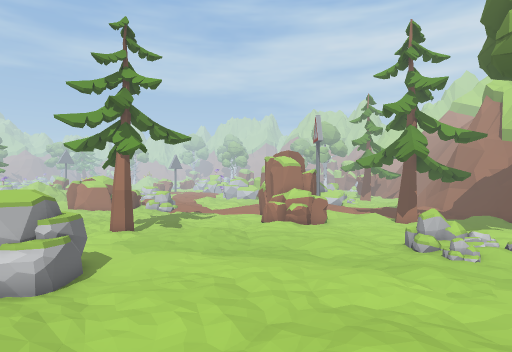
view 1 (above)

24 first-person views from a walk through a Unity game level. The camera is 1.5 m above the floor, looks level and sees 75° across. The floor is counted in squares, 2 m on a side. Each view is taken from the middle of a square. On the plan, view 1 faces up. The plan holds only what a view shows up to about 11 squares ahead; the rest is blank. The place goes on beyond the plan. Some animated figures are left out.

view 2
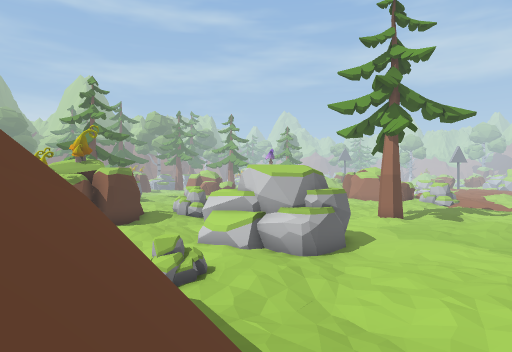

view 3
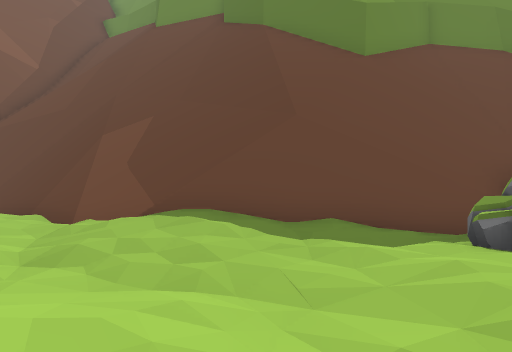

view 4
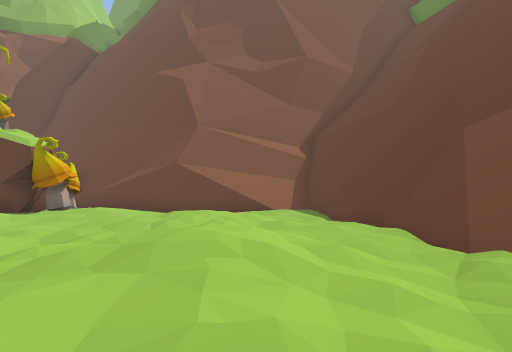

view 5
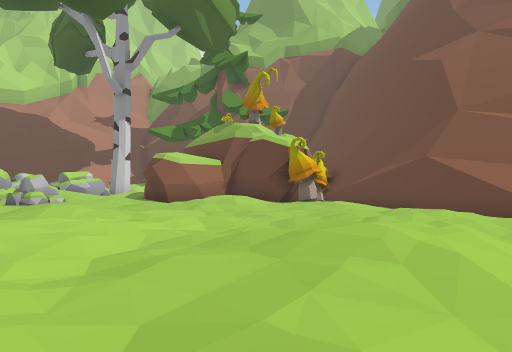

view 6
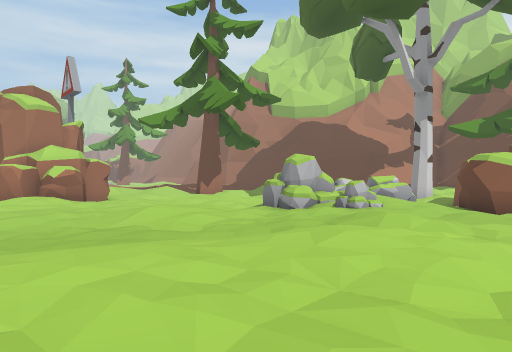

view 7
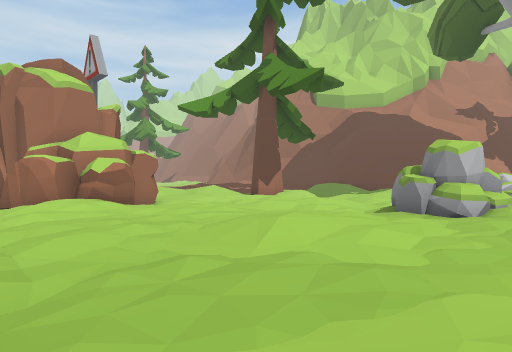

view 8
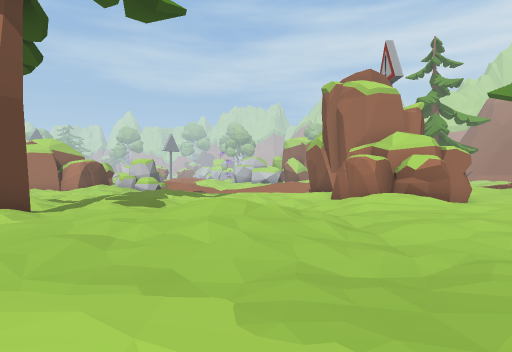

view 9
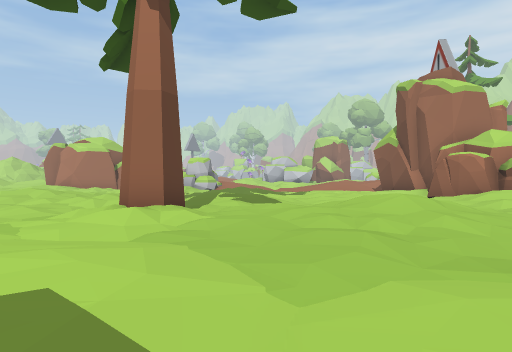

view 10
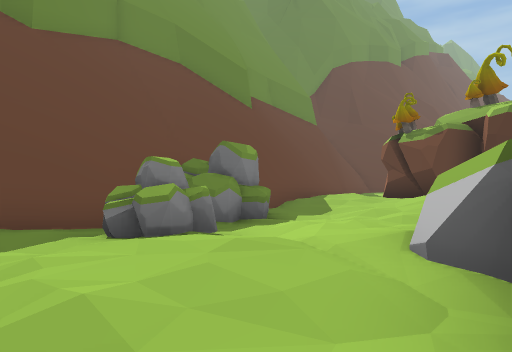

view 11
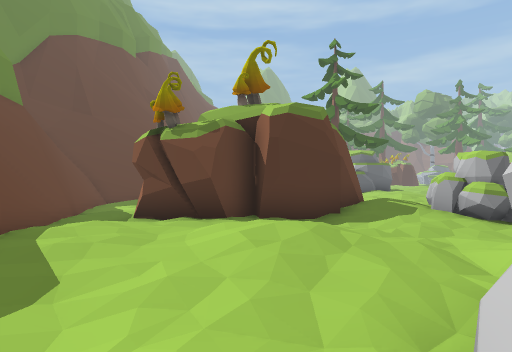

view 12
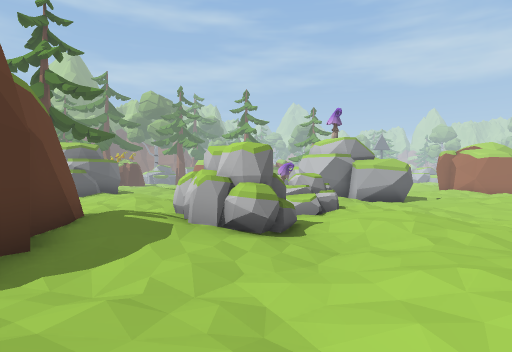

view 13
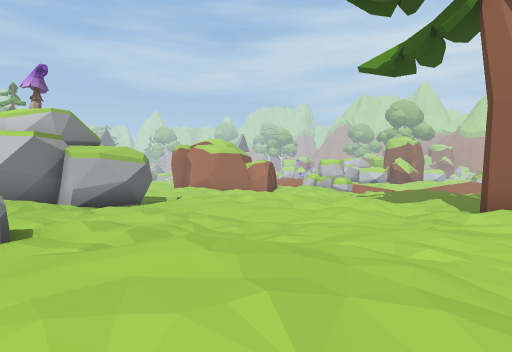

view 14
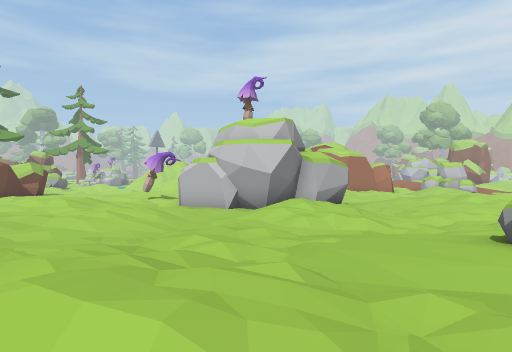

view 15
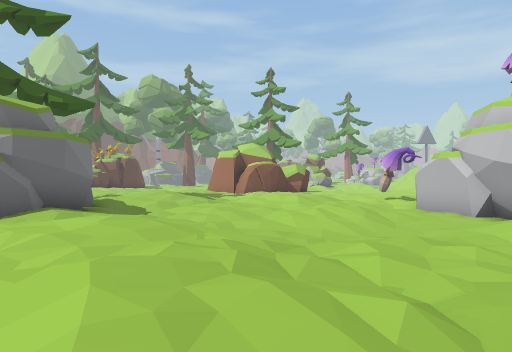

view 16
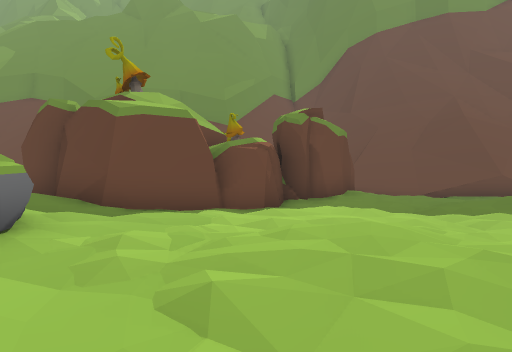

view 17
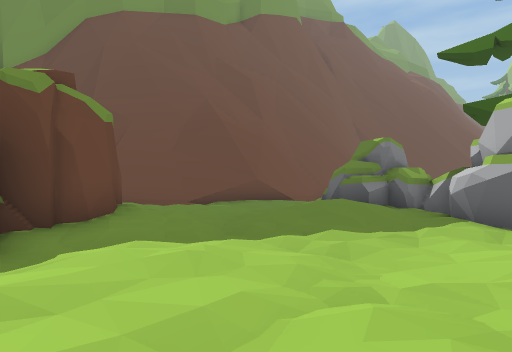

view 18
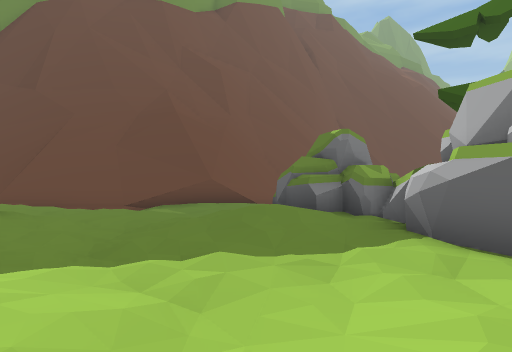

view 19
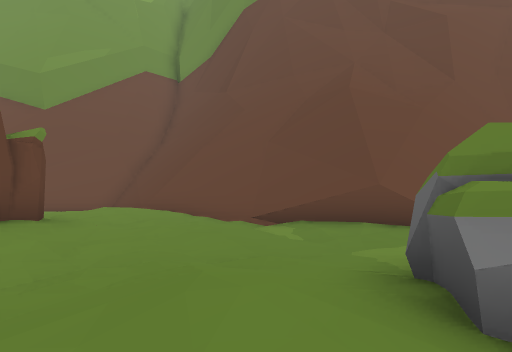

view 20
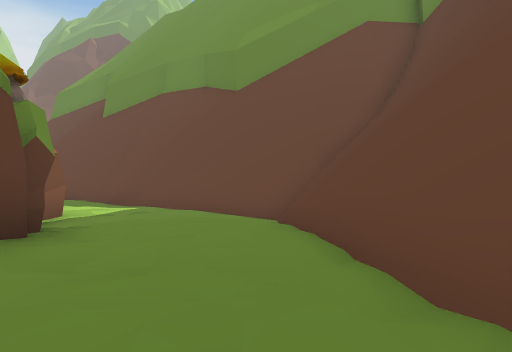

view 21
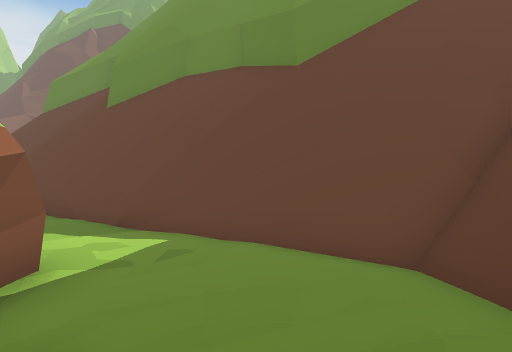

view 22
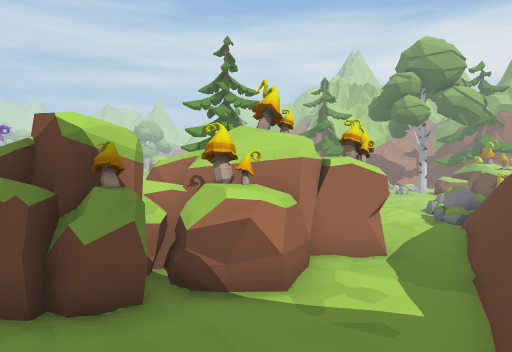

view 23
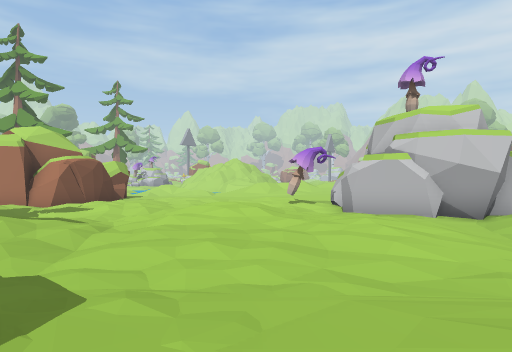

view 24
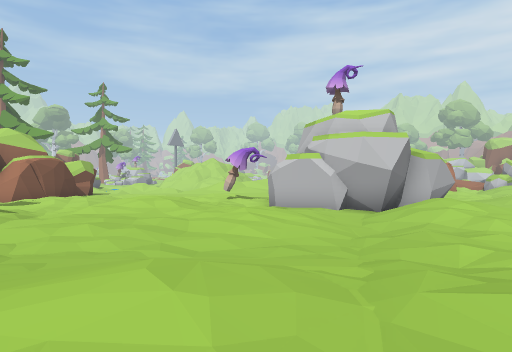

### Floor plan
Key: @ floor where view 1 was taken; # wall or solid block; . main floor; : floor 0.25 m higher than the main floor; - floor 0.25 m lower than the main floor; + floor 0.5 m higher than the main floor; * floor 0.75 m higher than the main floor; % floor 1 m higher than the main floor; / step, stairs or slope; = window, fence, low wall or low ledge; ^ raised ledge; v drop or lower ground; R rock; M mushroom; O other object.
Columns run from 29 left of view 1 to 11 right of it. Each row starts with its distance up from view 1.
 23  ... .:.#
 22 ::.. .M.#    # ::+       .::      ::
 21 .:..  .-## ###..:*+./..+:..:..####..
 20 ...: +...###....:::....++....:###
 19 ...:++.:../::......./.....  .:*+::
 18  :..::::..:*+.............  ..:::+::+
 17  *:....:../::.-......:#..:**:....:.++:
 16 ++:...................:..:++:......::..
 15 :.............:+:..:......::....++.....
 14  #..........:RR+++:.........-...++:.R
 13    #/:++++:...R:*+:.  ..........::..RR
 12    #::+++*+:.RR:++.    ...........::/ RRR
 11    #:::.:+:::RRR:.+    #....:::..::+R%+R
 10   #^+::.++::+++R+.+    #....::::++*:+++.
  9  RR+%*:.++:://%*+.:+   #..::+::++++:::.#
  8   RR%+:.:.#####+::+:####:.:++:::++....:#
  7   R:++:++:##  ##:+*+:^^++::++::::....++#
  6   ...::*OOO#   #+*%+:+++++.::.+++....+/#
  5  ....+:OOO##   #+++:.::R+:::.:*%+::..:M#
  4 ##:..:+++O######+++:.RRR::+++:+*+++::+M
  3  ####.+*+:......+++//R/####//:++:++ ..
  2     ###+:.......###//////^/////+:+   .##
  1     ###/.....#####///###^#^///##... ####
  0     ^///=#####  ##///#    ^^/@v##..//##
 -1     ##//###     ######    ##//vv##//##
 -2      ##/###               ##///vv####
 -3       ####                ##///vv

Where each view was taken, in squares from view 1:
view 1: 0 up, 0 right, facing up
view 2: 1 up, 0 right, facing up-left
view 3: 8 up, 3 left, facing down
view 4: 7 up, 1 left, facing down-right
view 5: 6 up, 1 left, facing right
view 6: 7 up, 1 left, facing up-right
view 7: 11 up, 1 left, facing up-right
view 8: 11 up, 2 left, facing up
view 9: 11 up, 5 left, facing up
view 10: 8 up, 4 left, facing down-left
view 11: 6 up, 7 left, facing left
view 12: 7 up, 10 left, facing up-left
view 13: 11 up, 12 left, facing up
view 14: 10 up, 19 left, facing up
view 15: 11 up, 18 left, facing up-left
view 16: 15 up, 19 left, facing down
view 17: 12 up, 19 left, facing down-left
view 18: 12 up, 21 left, facing down-left
view 19: 10 up, 25 left, facing down
view 20: 5 up, 25 left, facing down-right
view 21: 4 up, 22 left, facing down-right
view 22: 0 up, 22 left, facing up-right
view 23: 12 up, 24 left, facing up
view 24: 11 up, 22 left, facing up
